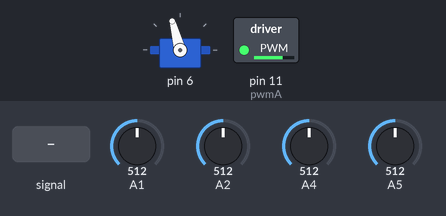
The sketch below on a simulated Arduino Uno, built with avr-gcc and run on an emulated ATmega328P. On the bench: servo, switched loads named in the sketch (green lamp = pin HIGH). Inputs (shaded band) come from the test bench; at power-on: A1 = 512, A2 = 512, A4 = 512, A5 = 512.

Above: at 1.2 s.
1.3 s: A1 fed a 200 Hz sine of ±255 counts around its level
4.3 s: A1 set to 90
5.8 s: A2 set to 716
At 6.1 s:
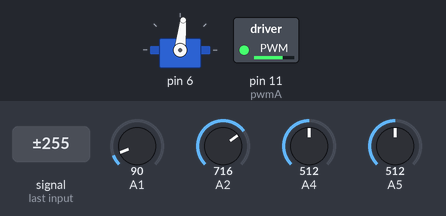
7.3 s: A4 set to 306
At 8.5 s:
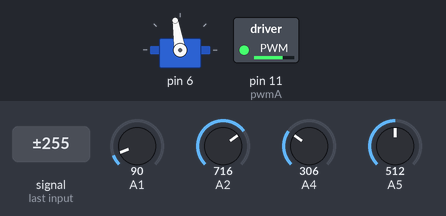
8.8 s: A5 set to 716
At 9.6 s:
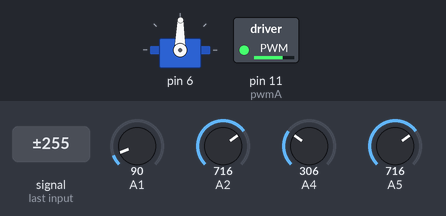
10.3 s: A5 set to 992
At 10.8 s:
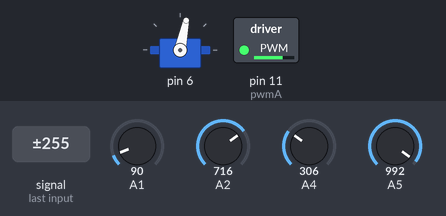
Timing chart, 0 to 12.8 s (numbered marks = the images above; inputs shaded):
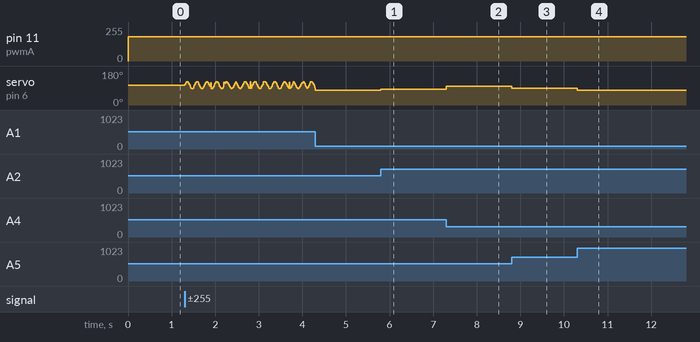

Measured:
- after the input at 5.8 s, servo on pin 6: 78° → 84° at once
- after the input at 7.3 s, servo on pin 6: 84° → 99° at once
- after the input at 8.8 s, servo on pin 6: 99° → 89° at once
- after the input at 10.3 s, servo on pin 6: 89° → 78° at once

The sketch:

robocar.ino
```cpp
#include "robocar.h"
colorSensor colorLeft1;
colorSensor colorLeft2;
colorSensor colorLeft3;
colorSensor colorRight1;
colorSensor colorRight2;
colorSensor colorRight3;
Motor Motor;
PID PID;
turnMotor turnMotor;
void setup() {
Serial.begin(115200);
colorRight3.calibrate(A0);
colorRight2.calibrate(A1);
colorRight1.calibrate(A2);
colorLeft1.calibrate(A5);
colorLeft2.calibrate(A4);
colorLeft3.calibrate(A3);
Motor.calibrate(110);
PID.calibrate(0.05,0,0,0);
turnMotor.calibrate(133,78,(133+78)/2,6);
}

void loop() {
turnMotor.setTurn(PID.UI(colorLeft1.getLight()+colorLeft2.getLight()*1.5-colorRight1.getLight()-colorRight2.getLight()*1.5));
Motor.setSpeed(50);
//Serial.print(" UI: ");
//Serial.print(PID.UI(colorLeft1.getLight()+colorLeft2.getLight())*1.5-colorRight1.getLight()-colorRight2.getLight()*1.5);
//Serial.print(" l3: ");
//Serial.print(colorLeft3.getLight());
//Serial.print(" l2: ");
//Serial.print(colorLeft2.getLight());
//Serial.print(" l1: ");
//Serial.print(colorLeft1.getLight());
//Serial.print(" r1: ");
//Serial.print(colorRight1.getLight());
//Serial.print(" r2: ");
//Serial.print(colorRight2.getLight());
//Serial.print(" r3: ");
//Serial.println(colorRight3.getLight());
//delay(250);
}
```

robocar.h
```cpp
#include <Servo.h>
#define pwmA 11//133 78
#define digital1A 10//110
#define digital2A 9
class colorSensor{
  public:
   //colorSensor();
    int getLight();
    void calibrate(int portIn);
  private:
    int port;
    int calibrateK;
};
int colorSensor::getLight(){
  return calibrateK-analogRead(port);
}
void colorSensor::calibrate(int portIn){
  port=portIn;
  pinMode(port,INPUT);
  calibrateK=analogRead(port);
}
class Motor{
  public:
    void setSpeed(int Power);
    void calibrate(int minPower);
    void stop();
  private:
    int minimalPower;
};
void Motor::calibrate(int minPower){
  minimalPower=minPower;
}
void Motor::setSpeed(int Power){
  if(Power>0){
    Power>100?Power=100:Power=Power;
    digitalWrite(digital1A,HIGH);
    digitalWrite(digital2A,LOW);
    analogWrite(pwmA,map(Power,0,100,minimalPower,255));
  }
  if(Power<0){
    Power<-100?Power=100:Power=-Power;
    digitalWrite(digital1A,LOW);
    digitalWrite(digital2A,HIGH);
    analogWrite(pwmA,map(Power,0,100,minimalPower,255));
  }
}
void Motor::stop(){
    digitalWrite(digital1A,LOW);
    digitalWrite(digital2A,LOW);
    analogWrite(pwmA,0);
}
class PID{
  public:
    double ki=0,kp=0,kd=0,imax=0;
    double error,errorOld,errorIntegral,errorDeviante;
    unsigned long dt,dn;
    void calibrate(float kpc,float kic,float kdc,float imaxc);
    double UI(int error);
};
void PID::calibrate(float kpc,float kic,float kdc,float imaxc){
  ki=kic;
  kp=kpc;
  kd=kdc;
  imax=imaxc;
}
double PID::UI(int error){
  errorIntegral+=error*(millis()-dt);
  if(errorIntegral>imax){
    errorIntegral=imax;
  }
  if(errorIntegral<-imax){
    errorIntegral=-imax;
  }
  errorDeviante=(error-errorOld);
  errorOld=error;
  dt=millis();
  return error*kp +errorIntegral*ki+errorDeviante*kd;
}
class turnMotor{
  public:
    void calibrate(int angelLeftIn,int angelRightIn,int angelStraightIn,int servoPortIn);
    void setTurn(int angel);
  private:
    Servo myservo;
    int angelStraight,angelRight,angelLeft,servoPort,pos;
};
void turnMotor::calibrate(int angelLeftIn,int angelRightIn,int angelStraightIn,int servoPortIn){
  angelRight=angelRightIn;
  angelLeft=angelLeftIn;
  angelStraight=angelStraightIn;
  servoPort=servoPortIn;
  myservo.attach(servoPort);
}
void turnMotor::setTurn(int angel){
  pos=angelStraight+angel;
  pos>angelLeft?pos=angelLeft:pos<angelRight?pos=angelRight:pos=pos;
  myservo.write(pos);
}
```
